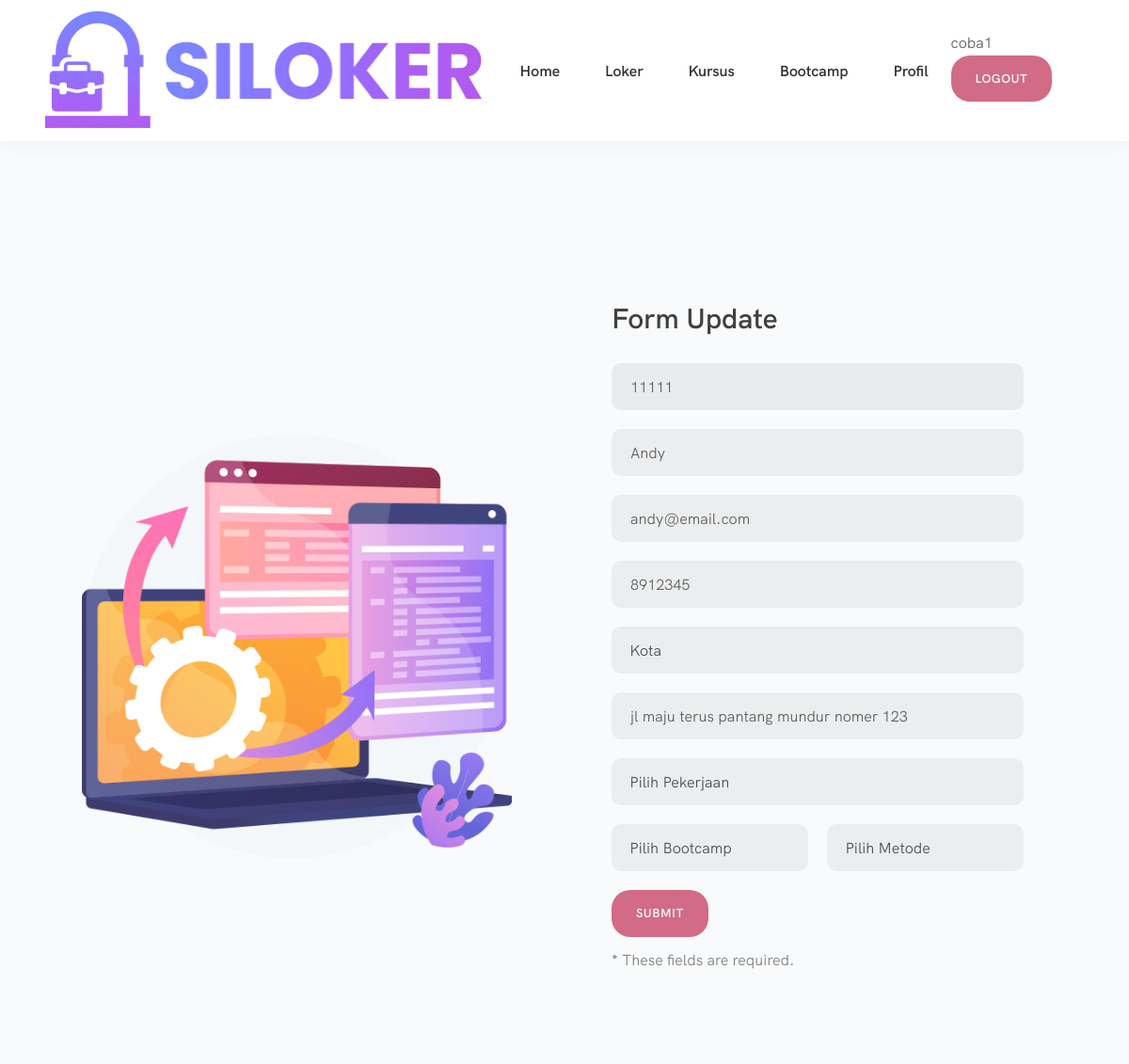
The page /SILOKER/formUpdateBootcamp.php (signed in) on the database its author committed.
### tables this page shows
CREATE TABLE `profil` (
  `nik` varchar(30) NOT NULL,
  `username` varchar(20) NOT NULL,
  `nama` varchar(35) NOT NULL,
  `tanggal_lahir` date NOT NULL,
  `jenis_kelamin` varchar(10) NOT NULL,
  `status` varchar(15) NOT NULL,
  `kebangsaan` varchar(17) NOT NULL,
  `gaji_harapan` int(10) NOT NULL,
  `telepon` int(15) NOT NULL,
  `hp` varchar(15) NOT NULL,
  `email` varchar(30) NOT NULL,
  `lokasi` varchar(15) NOT NULL,
  `alamat` text NOT NULL,
  `kode_pos` int(7) NOT NULL,
  `pendidikan` varchar(10) NOT NULL,
  `nama_sekolah` varchar(20) NOT NULL,
  `jurusan` varchar(20) NOT NULL,
  `prestasi` text NOT NULL,
  `tahun_lulus` int(5) NOT NULL,
  `nilai` int(5) NOT NULL,
  `nama_perusahaan` varchar(20) NOT NULL,
  `jabatan` varchar(10) NOT NULL,
  `bidang` varchar(10) NOT NULL,
  `lokasi_kerja` varchar(15) NOT NULL,
  `gaji_pengalaman` int(10) NOT NULL,
  `tanggal_mulai` date NOT NULL,
  `tipe_kontrak` varchar(15) NOT NULL,
  `nama_organisasi` varchar(20) NOT NULL,
  `posisi` varchar(10) NOT NULL,
  `deskripsi` text NOT NULL,
  `periode` int(7) NOT NULL,
  `pelatihan` varchar(30) NOT NULL,
  `deskripsi_pelatihan` varchar(30) NOT NULL,
  `penyelenggara` varchar(30) NOT NULL,
  `tanggal_keluar` date NOT NULL
);

### SILOKER/callInputBootcamp.php (called while the page is built, shortened)
<?php
$conn = mysqli_connect("localhost", "root", "", "siloker");
function cekNik($username)
{
  global $conn;
  $queryNik = mysqli_query($conn, "SELECT nik FROM profil WHERE username = '$username' ");
  $resultNik = mysqli_fetch_array($queryNik);
  if ($resultNik != null) {
    $nik = $resultNik['nik'];
  } else {
    $nik = 0;
  }
  return $nik;
}
function cekNamaLengkap($username)
{
  global $conn;
  $queryNamaLengkap = mysqli_query($conn, "SELECT nama FROM profil WHERE username = '$username' ");
  $resultNamaLengkap = mysqli_fetch_array($queryNamaLengkap);
  if ($resultNamaLengkap != null) {
    $namaLengkap = $resultNamaLengkap['nama'];
  } else {
    $namaLengkap = 0;
  }
  return $namaLengkap;
}
function cekEmail($username)
{
  global $conn;
  $queryEmail = mysqli_query($conn, "SELECT email FROM profil WHERE username = '$username' ");
  $resultEmail = mysqli_fetch_array($queryEmail);
  if ($resultEmail != null) {
    $email = $resultEmail['email'];
  } else {
    $email = 0;
  }
  return $email;
}
function cekHP($username)
{
  global $conn;
  $queryhp = mysqli_query($conn, "SELECT hp FROM profil WHERE username = '$username' ");
  $resulthp = mysqli_fetch_array($queryhp);
  if ($resulthp != null) {
    $hp = $resulthp['hp'];
  } else {
    $hp = 0;
  }
  return $hp;
}
function cekAlamat($username)
{
  global $conn;
  $queryalamat = mysqli_query($conn, "SELECT alamat FROM profil WHERE username = '$username' ");
  $resultalamat = mysqli_fetch_array($queryalamat);
  if ($resultalamat != null) {
    $alamat = $resultalamat['alamat'];
  } else {
    $alamat = 0;
  }
  return $alamat;
}
?>

### SILOKER/formUpdateBootcamp.php (the view, shortened to what this page needs)
<?php
require "callInputBootcamp.php";
$shareUsername = $_SESSION['username'];
$nik = cekNik($shareUsername);
$nama = cekNamaLengkap($shareUsername);
$email = cekEmail($shareUsername);
$hp = cekHP($shareUsername);
$alamat = cekAlamat($shareUsername);
?>
<!DOCTYPE html>
<html lang="en">
<head>
  <link rel="stylesheet" type="text/css" href="css/bootstrapv2/bootstrap.min.css">
  <link rel="stylesheet" type="text/css" href="css/plugins.css">
  <link rel="stylesheet" type="text/css" href="revolution/css/settings.css">
  <link rel="stylesheet" type="text/css" href="type/type.css">
  <link rel="stylesheet" type="text/css" href="css/style.css">
  <link rel="stylesheet" type="text/css" href="css/color/rose.css">
  <link rel="stylesheet" type="text/css" href="css/font/font4.css">
  <link href="https://cdnjs.cloudflare.com/ajax/libs/font-awesome/4.7.0/css/font-awesome.min.css" rel="stylesheet" />
</head>
<body>
  <nav class="navbar bg-white shadow navbar-expand-lg">
    <div class="container">
      <div class="navbar-brand"><a href="index.html"><img src="#" srcset="" class="logo-dark" alt="" /><img src="" srcset="multimedia/image/logo/silokerwithtextlogo.png" style="width: 100%;" class="logo-light" alt="" /></a></div>
      <div class="navbar-collapse offcanvas-nav">
        <ul class="navbar-nav mx-auto">
          <li class="nav-item"><a class="nav-link" href="index.php">Home</a>
          </li>
          <li class="nav-item dropdown"><a class="nav-link dropdown-toggle" href="#">Loker</a>
          </li>
          <li class="nav-item dropdown"><a class="nav-link dropdown-toggle" href="#">Kursus</a>
          </li>
          <li class="nav-item dropdown"><a class="nav-link dropdown-toggle" href="#!">Bootcamp</a>
          </li>
          <li class="nav-item dropdown"><a class="nav-link dropdown-toggle" href="profil.php">Profil</a>
          </li>
        </ul>
        <div class="d-inline">
          <?php if ($shareUsername != '') : ?>
            <?php echo $shareUsername; ?>
            <a href='index.php' class="btn btn-sm">Logout</a>
          <?php else : ?>
            <a href='index.php' class="btn btn-sm">Login</a>
          <?php endif ?>
        </div>
      </div>
    </div>
  </nav>
  <div class="container inner">
    <div class="image-block-wrapper">
      <div class="image-block col-lg-6">
        <div class="image-block-bg bg-image" data-image-src="multimedia/image/concept/formimage-updatedatabasev2.png"></div>
      </div>
      <div>
        <div class="row no-gutters">
          <div class="col-lg-6 offset-lg-6">
            <div class="box p-50 d-flex">
              <div class="align-self-left">
                <h4 class="section-title mb-30">Form Update</h4>
                <form id="form_daftar" method="post" action="updatedb-pesertabootcamp.php">
                  <div class="controls">
                    <div class="form-row">
                      <div class="col-12">
                        <div class="form-group">
                          <input id="form_nik" type="text" name="nik" class="form-control" placeholder="NIK*" value="<?php echo $nik ?>" required="required" data-error="NIK is required." readonly>
                        </div>
                      </div>
                    </div>
                    <div class="form-row">
                      <div class="col-12">
                        <div class="form-group">
                          <input id="form_namaLengkap" type="text" name="namaLengkap" class="form-control" placeholder="Nama Lengkap *" value="<?php echo $nama ?>" required="required" data-error="Full Name is required.">
                        </div>
                      </div>
                    </div>
                    <div class="form-row">
                      <div class="col-12">
                        <div class="form-group">
                          <input id="form_email" type="email" name="email" class="form-control" placeholder="Email *" value="<?php echo $email ?>" required="required" data-error="Email is required.">
                        </div>
                      </div>
                    </div>
                    <div class="form-row">
                      <div class="col-12">
                        <div class="form-group">
                          <input id="form_noHP" type="number" name="noHP" class="form-control" placeholder="No.Handphone *" value="<?php echo $hp ?>" required="required" data-error="Nomor Handphone is required.">
                        </div>
                      </div>
                    </div>
                    <div class="form-row">
                      <div class="col-md-12">
                        <div class="form-group custom-select-wrapper">
                          <select id="form_kota" class="custom-select" type="text" name="kota" placeholder="Kota Tinggal *" value="<?php echo $lokasi ?>" required="required" data-error="Kota Tinggal is required.">
                            <option selected>Kota</option>
                          </select>
                        </div>
                      </div>
                    </div>
                    <div class="form-row">
                      <div class="col-12">
                        <div class="form-group">
                          <input id="form_alamat" type="text" name="alamat" class="form-control" placeholder="Alamat *" value="<?php echo $alamat ?>" required="required" data-error="Alamat is required.">
                        </div>
                      </div>
                    </div>
                    <div class="form-row">
                      <div class="col-md-12">
                        <div class="form-group custom-select-wrapper">
                          <select id="form_pekerjaan" class="custom-select" type="text" name="pekerjaan" placeholder="Pekerjaan *" required="required" data-error="Pekerjaan is required.">
                            <option selected>Pilih Pekerjaan</option>
                          </select>
                        </div>
                      </div>
                    </div>
                    <div class="form-row">
                      <div class="col-md-6">
                        <div class="form-group custom-select-wrapper">
                          <select id="form_namaBootcamp" class="custom-select" type="text" name="namaBootcamp" placeholder="Pilih Bootcamp *" required="required" data-error="Pilih Bootcamp is required.">
                            <option selected>Pilih Bootcamp</option>
                          </select>
                        </div>
                      </div>
                      <div class="col-md-6">
                        <div class="form-group custom-select-wrapper">
                          <select id="form_metode" class="custom-select" type="text" name="metode" placeholder="Pilih Metode *" required="required" data-error="Metode Belajar is required.">
                            <option selected>Pilih Metode</option>
                          </select>
                        </div>
                      </div>
                    </div>
                    <div class="form-row">
                      <div class="col-md-12">
                        <input type="submit" class="btn btn-send" value="Submit">
                      </div>
                    </div>
                    <div class="form-row">
                      <div class="col-md-12">
                        <p class="text-muted"><strong>*</strong> These fields are required.</p>
                      </div>
                    </div>
                  </div>
                </form>
              </div>
            </div>
          </div>
        </div>
      </div>
    </div>
  </div>
</body>
</html>

### SILOKER/css/color/rose.css (style rules this page uses)
:root { --color-default: #d16b86; --rgb-default: 209, 107, 134; }

### rows shown on the page
profil: nik "11111", namaLengkap "Andy", email "andy@email.com", noHP "8912345", alamat "jl maju terus pantang mundur nomer 123"

### other values the page prints
$shareUsername "coba1"
